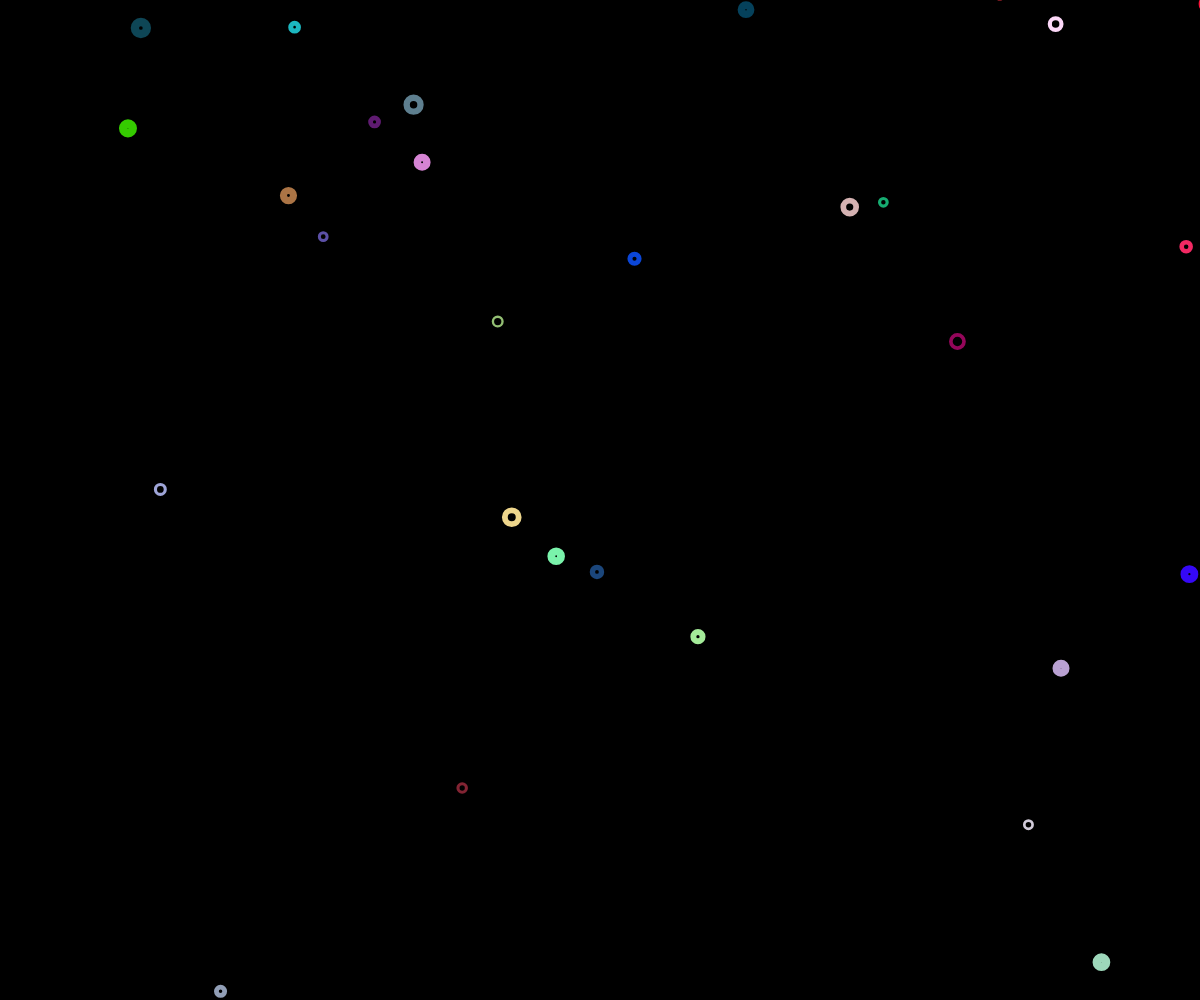
Frame 1 (no input)
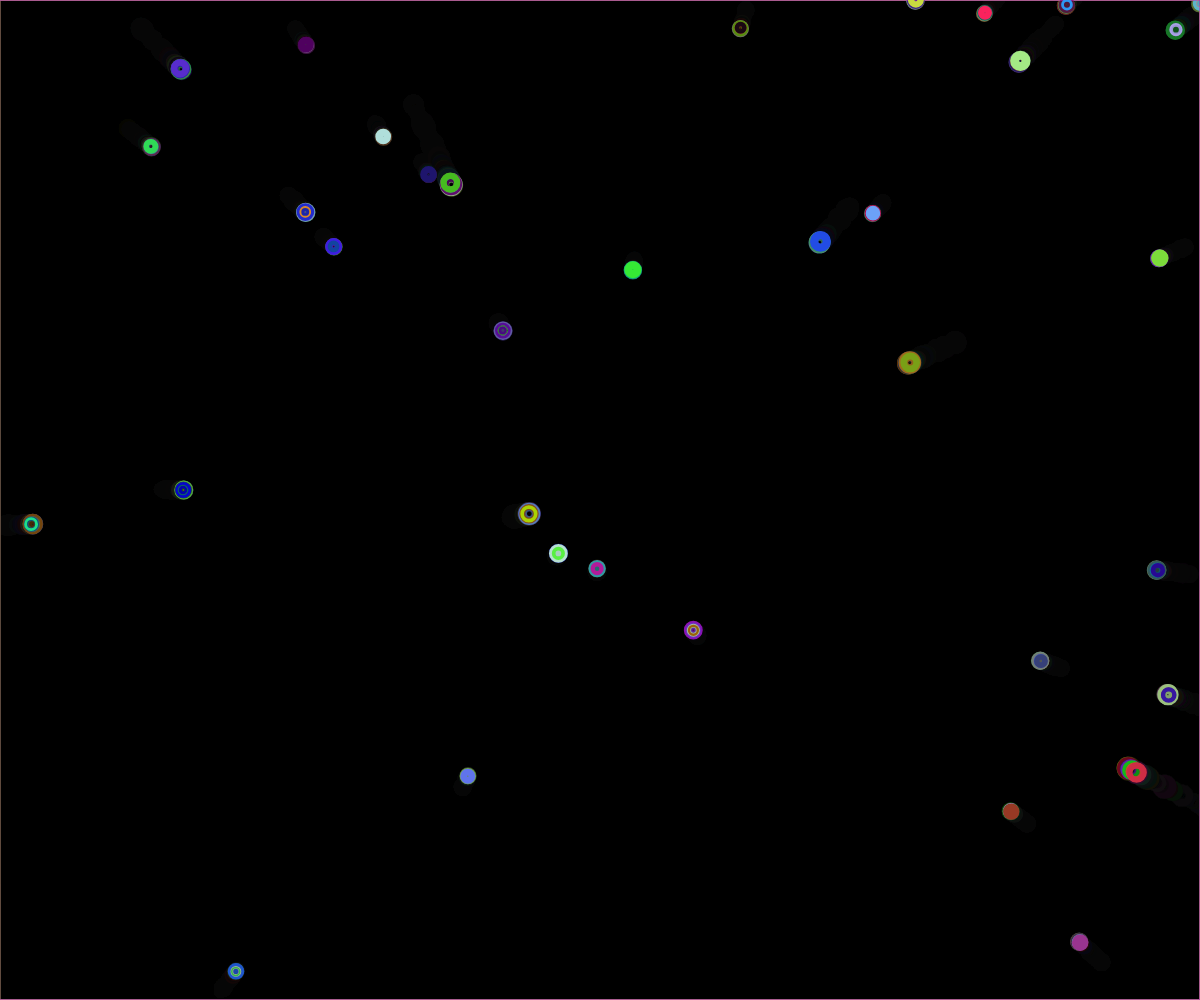
Frame 60 (no input)
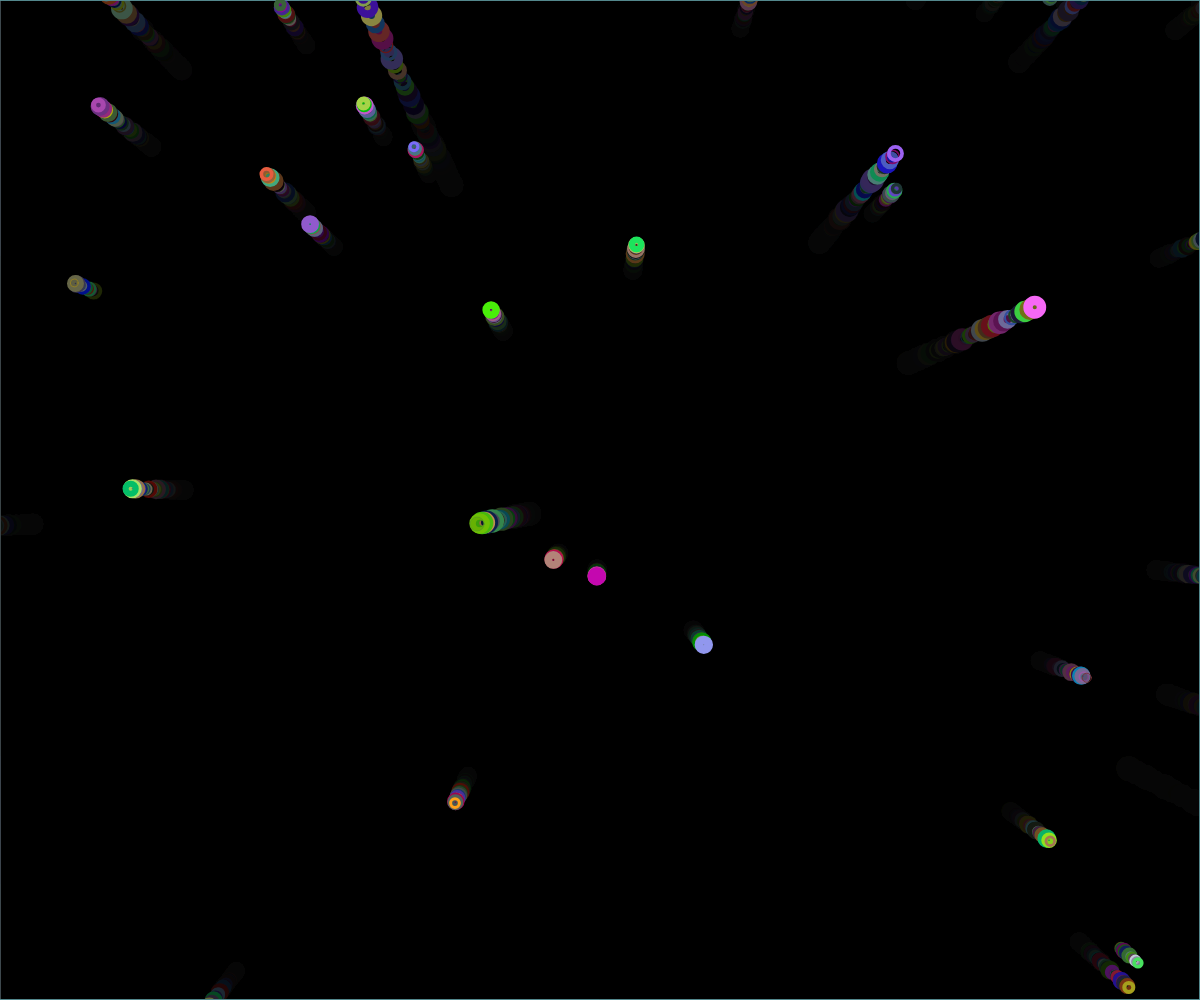
Frame 120 (the mouse pressed at the canvas centre since frame 60)

The p5.js sketch that drew these frames (run headless with seeded random() and noise() and a simulated clock; from frame 60 on, the mouse is pressed at the canvas centre):

// p5.js sketch
// ── sketch.js
var stars = [];
var speed = 3;
var r,g,b;
var x,y,z;
function setup() {
  // put setup code here
  createCanvas(windowWidth,windowHeight)
  x = windowWidth;
  y = 0;
  z = 0;
  background(0);
  noStroke();
  for (var i = 0; i < 500;i++){
    stars[i]= new Star();

  }
}

function draw() {
  // put drawing code here
  fill(0,20);
  rect(0,0,width,height);
  translate(width/2, height/2);
  for(var i = 0; i < stars.length;i++){
    stars[i].update();
    stars[i].display();
    r = random(0,255);
    g = random(0,255);
    b = random(0,255);
    stroke(r,g,b);
    strokeWeight(1);
  }

}
class Star{
  constructor(){
    this.position = createVector(random(-width,width),random(-height,height),random(600));
    this.velocity = createVector(0, 0, 1);
    this.acceleration = createVector(0,0,-0.02);
 
  }
  update(){
    this.velocity.add(this.acceleration);
    this.position.add(this.velocity);
 
    if (this.position.z <1){
      this.position.z = 600;
      this.position.x = random(-width,width);
      this.position.y = random(-height,height);
      
    }
   
  }
  display(){
    fill(r,g,b);
    stroke(r,g,b,300);
    strokeWeight(random(10));
    var sx = map(this.position.x/this.position.z,0,1.5,0,width);
    var sy = map(this.position.y/this.position.z,0,1.5,0,height);
    var r = map(this.position.z,0,width,15,0);
    ellipse(sx, sy, r, r);
 
   
 
 
  }
 
 }
